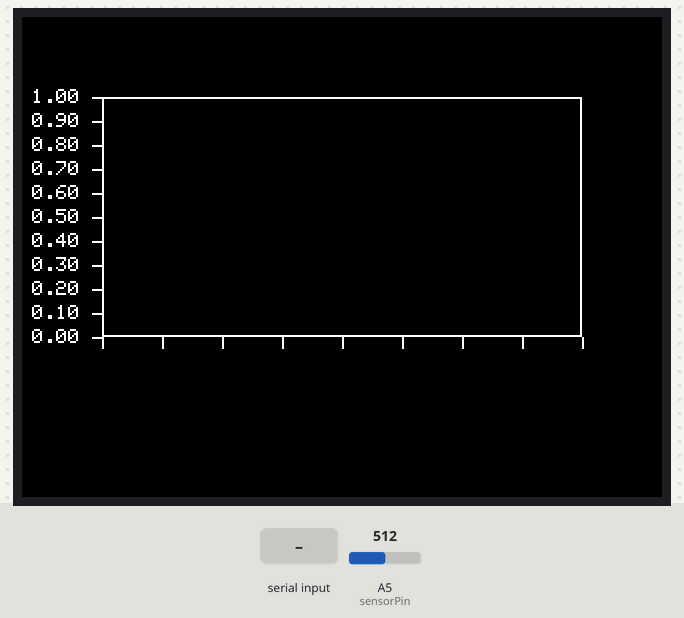
Simulated run of this sketch. Board: Arduino Uno, built with avr-gcc and run on an emulated ATmega328P. Shown: 320×240 colour display. Inputs (shaded band) come from the test bench; at power-on: A5 (sensorPin) = 512. What the sketch prints to the serial monitor is not drawn.

Above: at 1.4 s.
1.5 s: "s" received over Serial
4.5 s: A5 (sensorPin) set to 716
7.5 s: A5 (sensorPin) set to 900
10.5 s: A5 (sensorPin) set to 1023
Timing chart, 0 to 13.5 s (numbered marks = the images above; inputs shaded):
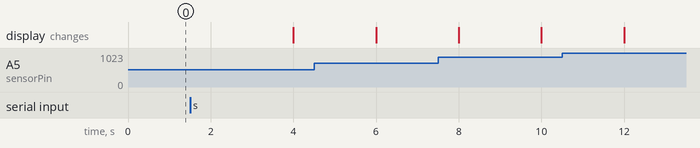

The sketch:

arduino_colorimetric_sensor_copy_20250831163600.ino
```cpp
#include <Adafruit_GFX.h>
#include <Adafruit_TFTLCD.h>
#include <math.h>

// define TFT pins
#define LCD_CS A3
#define LCD_CD A2
#define LCD_WR A1
#define LCD_RD A0
#define LCD_RESET A4
Adafruit_TFTLCD tft(LCD_CS, LCD_CD, LCD_WR, LCD_RD, LCD_RESET);

// define colors
#define BLACK   0x0000
#define BLUE    0x001F
#define GREEN   0x07E0
#define RED     0xF800
#define YELLOW  0xFFE0
#define WHITE   0xFFFF

// set up graph + sensor
int graphX0 = 40, graphY0 = 160, graphW = 240, graphH = 120;
int maxPoints = 80;
float values[80];
int sampleCount = 0;

float I0 = 1.0;
int sensorPin = A5;

// set measuring time
unsigned long lastMeasureTime = 0;
unsigned long measureInterval = 2000; // 2 seconds
bool measuringSample = false;

// setup
void setup() {
  Serial.begin(9600);
  tft.reset();
  tft.begin(0x9341);
  tft.setRotation(1);
  tft.fillScreen(BLACK);

  drawAxes();

  // blank automatically
  blankSample();

  Serial.println("Blank set. Insert sample, then type 's' in Serial Monitor to start measurements.");
}

// loop
void loop() {
  // Check for Serial trigger
  if (Serial.available() > 0) {
    char c = Serial.read();
    if ((c == 's' || c == 'S') && !measuringSample) {
      measuringSample = true;
      Serial.println("Starting sample measurements...");
    }
  }

  // measure once triggered
  if (measuringSample) {
    unsigned long now = millis();
    if (now - lastMeasureTime >= measureInterval) {
      measureSample();
      lastMeasureTime = now;
    }
  }
}

// functions
void drawAxes() {
  tft.setTextColor(WHITE);
  tft.setTextSize(1);

  for (int j = 0; j <= 10; j++) {
    int yTick = graphY0 - (j * graphH) / 10;
    tft.drawLine(graphX0 - 5, yTick, graphX0, yTick, WHITE);
    tft.setCursor(5, yTick - 4);
    tft.print(j * 0.1);
  }

  for (int i = 0; i <= 8; i++) {
    int xTick = graphX0 + (i * graphW) / 8;
    tft.drawLine(xTick, graphY0, xTick, graphY0 + 5, WHITE);
  }

  tft.drawRect(graphX0, graphY0 - graphH, graphW, graphH, WHITE);
}

void blankSample() {
  int raw = analogRead(sensorPin);
  if (raw < 1) raw = 1; // avoid zero
  I0 = raw;
  Serial.print("Blank set: I0 = "); Serial.println(I0);
}

void measureSample() {
  if (sampleCount >= maxPoints) return;

  int raw = analogRead(sensorPin);
  if (raw < 1) raw = 1; // avoid zero
  if (I0 < 1) I0 = 1;

  float I = raw;
  float A = -log10(I / I0);
  values[sampleCount] = A;

  // print raw + absorbance values
  Serial.print("Raw sensor: "); Serial.print(raw);
  Serial.print(" | I0: "); Serial.print(I0);
  Serial.print(" | A: "); Serial.println(A);

  if (sampleCount > 0) {
    int x1 = graphX0 + (sampleCount - 1) * graphW / (maxPoints - 1);
    int x2 = graphX0 + sampleCount * graphW / (maxPoints - 1);
    int y1 = graphY0 - (values[sampleCount - 1] / 1.0) * graphH;
    int y2 = graphY0 - (A / 1.0) * graphH;
    tft.drawLine(x1, y1, x2, y2, YELLOW);
  }

  sampleCount++;
}
```
